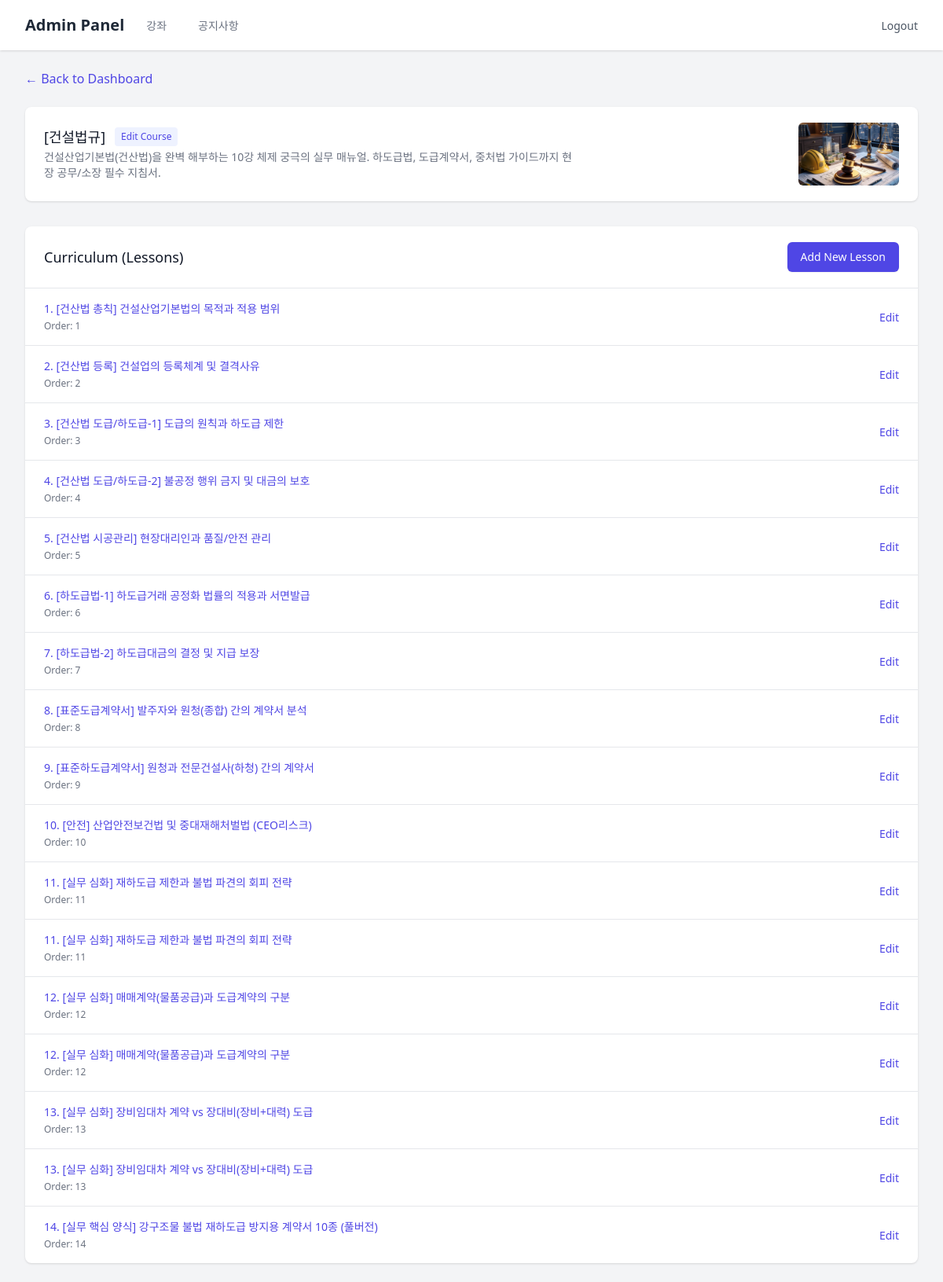
/admin/courses/5 (signed in), run on an earlier commit of the app's database.
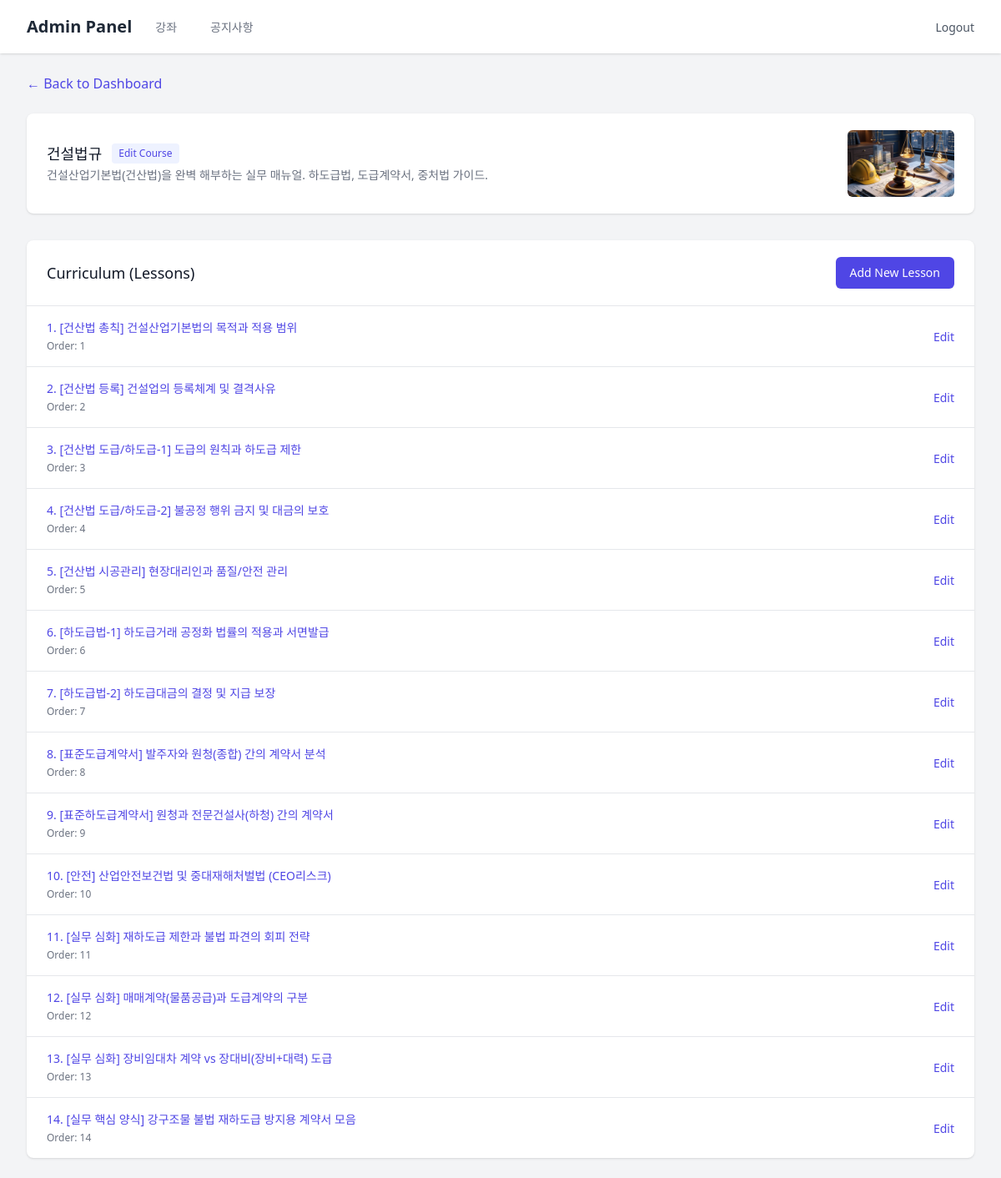
And on a later commit of the database.
### models/__init__.py (models this page shows)
class Course(SQLModel, table=True):
    id: Optional[int] = Field(default=None, primary_key=True)
    title: str
    description: Optional[str] = None
    thumbnail_url: Optional[str] = None
    category_id: Optional[int] = Field(default=None, foreign_key="category.id")
    category: Optional[Category] = Relationship(back_populates="courses")
    lessons: List["Lesson"] = Relationship(back_populates="course", cascade_delete=True)

class Lesson(SQLModel, table=True):
    id: Optional[int] = Field(default=None, primary_key=True)
    title: str
    content: str
    order: int = Field(default=0)
    course_id: Optional[int] = Field(default=None, foreign_key="course.id")
    course: Optional[Course] = Relationship(back_populates="lessons")

### routers/admin.py (the view)
@router.get("/courses/{course_id}")
def course_details(
    request: Request,
    course_id: int,
    user: User = Depends(get_current_admin_user),
    session: Session = Depends(get_session)
):
    course = session.get(Course, course_id)
    if not course:
        raise HTTPException(status_code=404, detail="Course not found")
    lessons = session.exec(select(Lesson).where(Lesson.course_id == course_id).order_by(Lesson.order)).all()
    return templates.TemplateResponse(
        request=request, name="admin/course_detail.html", context={"user": user, "course": course, "lessons": lessons}
    )

### templates/admin/course_detail.html (shortened to what this page needs)
{% extends "admin/base.html" %}
{% block content %}
<div class="mb-6">
    <a href="/admin" class="text-indigo-600 hover:text-indigo-900 transition flex items-center gap-1">
        &larr; Back to Dashboard
    </a>
</div>
<div class="bg-white shadow overflow-hidden sm:rounded-lg mb-8">
    <div class="px-4 py-5 sm:px-6 flex justify-between items-center">
        <div>
            <div class="flex items-center gap-3">
                <h3 class="text-lg leading-6 font-medium text-gray-900">{{ course.title }}</h3>
                <a href="/admin/courses/{{ course.id }}/edit"
                    class="text-xs font-medium text-indigo-600 bg-indigo-50 px-2 py-1 rounded hover:bg-indigo-100 transition">Edit
                    Course</a>
            </div>
            <p class="mt-1 max-w-2xl text-sm text-gray-500">{{ course.description }}</p>
        </div>
        {% if course.thumbnail_url %}
        <div class="flex-shrink-0 h-20 w-32 relative">
            <img class="h-20 w-32 object-cover rounded-md" src="{{ course.thumbnail_url }}" alt="Thumbnail">
        </div>
        {% endif %}
    </div>
</div>
<div class="bg-white shadow overflow-hidden sm:rounded-lg">
    <div class="px-4 py-5 sm:px-6 flex justify-between items-center border-b border-gray-200">
        <h3 class="text-lg leading-6 font-medium text-gray-900">Curriculum (Lessons)</h3>
        <a href="/admin/courses/{{ course.id }}/lessons/new"
            class="inline-flex items-center px-4 py-2 border border-transparent text-sm font-medium rounded-md shadow-sm text-white bg-indigo-600 hover:bg-indigo-700">
            Add New Lesson
        </a>
    </div>
    <ul role="list" class="divide-y divide-gray-200">
        {% if lessons %}
        {% for lesson in lessons %}
        <li>
            <div class="px-4 py-4 sm:px-6 hover:bg-gray-50 flex justify-between items-center">
                <div>
                    <p class="text-sm font-medium text-indigo-600 truncate">{{ lesson.title }}</p>
                    <p class="text-xs text-gray-500 mt-1">Order: {{ lesson.order }}</p>
                </div>
                <div>
                    <a href="/admin/courses/{{ course.id }}/lessons/{{ lesson.id }}/edit"
                        class="text-sm font-medium text-indigo-600 hover:text-indigo-900">Edit</a>
                </div>
            </div>
        </li>
        {% endfor %}
        {% else %}
        <li class="px-4 py-5 sm:px-6 text-center text-gray-500">No lessons added yet.</li>
        {% endif %}
    </ul>
</div>
{% endblock %}

What changed in the data, as far as the page shows it:
no longer on this page (row edited): Lesson: title "11. [실무 심화] 재하도급 제한과 불법 파견의 회피 전략", order "11"
no longer on this page (row edited): Lesson: title "12. [실무 심화] 매매계약(물품공급)과 도급계약의 구분", order "12"
no longer on this page (row edited): Lesson: title "13. [실무 심화] 장비임대차 계약 vs 장대비(장비+대력) 도급", order "13"
changed Course: title "[건설법규]" → "건설법규"; description "건설산업기본법(건산법)을 완벽 해부하는 10강 체제 궁극의 실무 매뉴얼. 하도급법, 도급계약서, 중처법 가이드까지 현장 공무/소장 필수 지침서." → "건설산업기본법(건산법)을 완벽 해부하는 실무 매뉴얼. 하도급법, 도급계약서, 중처법 가이드."
changed Lesson: title "14. [실무 핵심 양식] 강구조물 불법 재하도급 방지용 계약서 10종 (풀버전)" → "14. [실무 핵심 양식] 강구조물 불법 재하도급 방지용 계약서 모음"
